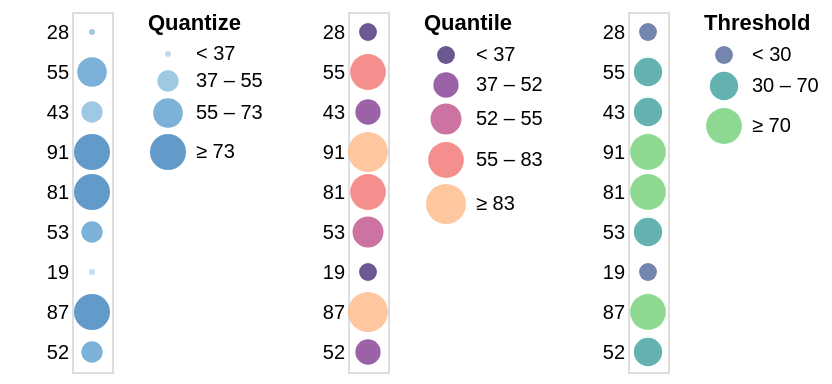

The specification (Vega-Lite) saved for this image:
### Vega specification from a JSON file in a GitHub repository (floating-point values rounded to 4 significant figures)
{"$schema": "https://vega.github.io/schema/vega/v4.json", "description": "Horizontally concatenated charts that show different types of discretizing scales.", "autosize": "pad", "padding": 5, "data": [{"name": "source_0", "values": [{"a": "A", "b": 28}, {"a": "B", "b": 55}, {"a": "C", "b": 43}, {"a": "D", "b": 91}, {"a": "E", "b": 81}, {"a": "F", "b": 53}, {"a": "G", "b": 19}, {"a": "H", "b": 87}, {"a": "I", "b": 52}]}], "signals": [{"name": "concat_0_width", "value": 20}, {"name": "concat_0_y_step", "value": 20}, {"name": "concat_0_height", "update": "bandspace(domain('concat_0_y').length, 1, 0.5) * concat_0_y_step"}, {"name": "concat_1_width", "value": 20}, {"name": "concat_1_y_step", "value": 20}, {"name": "concat_1_height", "update": "bandspace(domain('concat_1_y').length, 1, 0.5) * concat_1_y_step"}, {"name": "concat_2_width", "value": 20}, {"name": "concat_2_y_step", "value": 20}, {"name": "concat_2_height", "update": "bandspace(domain('concat_2_y').length, 1, 0.5) * concat_2_y_step"}], "layout": {"padding": {"row": 10, "column": 10}, "bounds": "full", "align": "each"}, "marks": [{"type": "group", "name": "concat_0_group", "style": "cell", "encode": {"update": {"width": {"signal": "concat_0_width"}, "height": {"signal": "concat_0_height"}}}, "marks": [{"name": "concat_0_marks", "type": "symbol", "style": ["circle"], "from": {"data": "source_0"}, "encode": {"update": {"opacity": {"value": 0.7}, "fill": [{"test": "datum[\"b\"] === null || isNaN(datum[\"b\"])", "value": null}, {"scale": "concat_0_color", "field": "b"}], "tooltip": {"signal": "{\"b\": ''+datum[\"b\"], \"Quantize\": format(datum[\"b\"], \"\")}"}, "x": {"signal": "concat_0_width", "mult": 0.5}, "y": {"scale": "concat_0_y", "field": "b"}, "size": {"scale": "concat_0_size", "field": "b"}, "shape": {"value": "circle"}}}}], "axes": [{"scale": "concat_0_y", "orient": "left", "grid": false, "domain": false, "ticks": false, "zindex": 1}], "legends": [{"title": "Quantize", "fill": "concat_0_color", "direction": "vertical", "gradientLength": {"signal": "clamp(concat_0_height, 64, 200)"}, "encode": {"symbols": {"update": {"shape": {"value": "circle"}, "opacity": {"value": 0.7}}}}, "size": "concat_0_size"}]}, {"type": "group", "name": "concat_1_group", "style": "cell", "encode": {"update": {"width": {"signal": "concat_1_width"}, "height": {"signal": "concat_1_height"}}}, "marks": [{"name": "concat_1_marks", "type": "symbol", "style": ["circle"], "from": {"data": "source_0"}, "encode": {"update": {"opacity": {"value": 0.7}, "fill": [{"test": "datum[\"b\"] === null || isNaN(datum[\"b\"])", "value": null}, {"scale": "concat_1_color", "field": "b"}], "tooltip": {"signal": "{\"b\": ''+datum[\"b\"], \"Quantile\": format(datum[\"b\"], \"d\")}"}, "x": {"signal": "concat_1_width", "mult": 0.5}, "y": {"scale": "concat_1_y", "field": "b"}, "size": {"scale": "concat_1_size", "field": "b"}, "shape": {"value": "circle"}}}}], "axes": [{"scale": "concat_1_y", "orient": "left", "grid": false, "domain": false, "ticks": false, "zindex": 1}], "legends": [{"format": "d", "title": "Quantile", "fill": "concat_1_color", "direction": "vertical", "gradientLength": {"signal": "clamp(concat_1_height, 64, 200)"}, "labelOverlap": "greedy", "encode": {"symbols": {"update": {"shape": {"value": "circle"}, "opacity": {"value": 0.7}}}}, "size": "concat_1_size"}]}, {"type": "group", "name": "concat_2_group", "style": "cell", "encode": {"update": {"width": {"signal": "concat_2_width"}, "height": {"signal": "concat_2_height"}}}, "marks": [{"name": "concat_2_marks", "type": "symbol", "style": ["circle"], "from": {"data": "source_0"}, "encode": {"update": {"opacity": {"value": 0.7}, "fill": [{"test": "datum[\"b\"] === null || isNaN(datum[\"b\"])", "value": null}, {"scale": "concat_2_color", "field": "b"}], "tooltip": {"signal": "{\"b\": ''+datum[\"b\"], \"Threshold\": format(datum[\"b\"], \"\")}"}, "x": {"signal": "concat_2_width", "mult": 0.5}, "y": {"scale": "concat_2_y", "field": "b"}, "size": {"scale": "concat_2_size", "field": "b"}, "shape": {"value": "circle"}}}}], "axes": [{"scale": "concat_2_y", "orient": "left", "grid": false, "domain": false, "ticks": false, "zindex": 1}], "legends": [{"title": "Threshold", "fill": "concat_2_color", "direction": "vertical", "gradientLength": {"signal": "clamp(concat_2_height, 64, 200)"}, "labelOverlap": "greedy", "encode": {"symbols": {"update": {"shape": {"value": "circle"}, "opacity": {"value": 0.7}}}}, "size": "concat_2_size"}]}], "scales": [{"name": "concat_0_y", "type": "point", "domain": {"data": "source_0", "field": "b"}, "range": {"step": {"signal": "concat_0_y_step"}}, "padding": 0.5}, {"name": "concat_0_color", "type": "quantize", "domain": {"data": "source_0", "field": "b"}, "range": {"scheme": "blues", "count": 4}, "zero": true}, {"name": "concat_0_size", "type": "quantize", "domain": {"data": "source_0", "field": "b"}, "range": [9, 114, 219, 324], "zero": false}, {"name": "concat_1_y", "type": "point", "domain": {"data": "source_0", "field": "b"}, "range": {"step": {"signal": "concat_1_y_step"}}, "padding": 0.5}, {"name": "concat_1_color", "type": "quantile", "domain": {"data": "source_0", "field": "b"}, "range": {"scheme": "magma"}}, {"name": "concat_1_size", "type": "quantile", "domain": {"data": "source_0", "field": "b"}, "range": [80, 160, 240, 320, 400]}, {"name": "concat_2_y", "type": "point", "domain": {"data": "source_0", "field": "b"}, "range": {"step": {"signal": "concat_2_y_step"}}, "padding": 0.5}, {"name": "concat_2_color", "type": "threshold", "domain": [30, 70], "range": {"scheme": "viridis"}}, {"name": "concat_2_size", "type": "threshold", "domain": [30, 70], "range": [80, 200, 320]}], "config": {"axisY": {"minExtent": 30}}}
